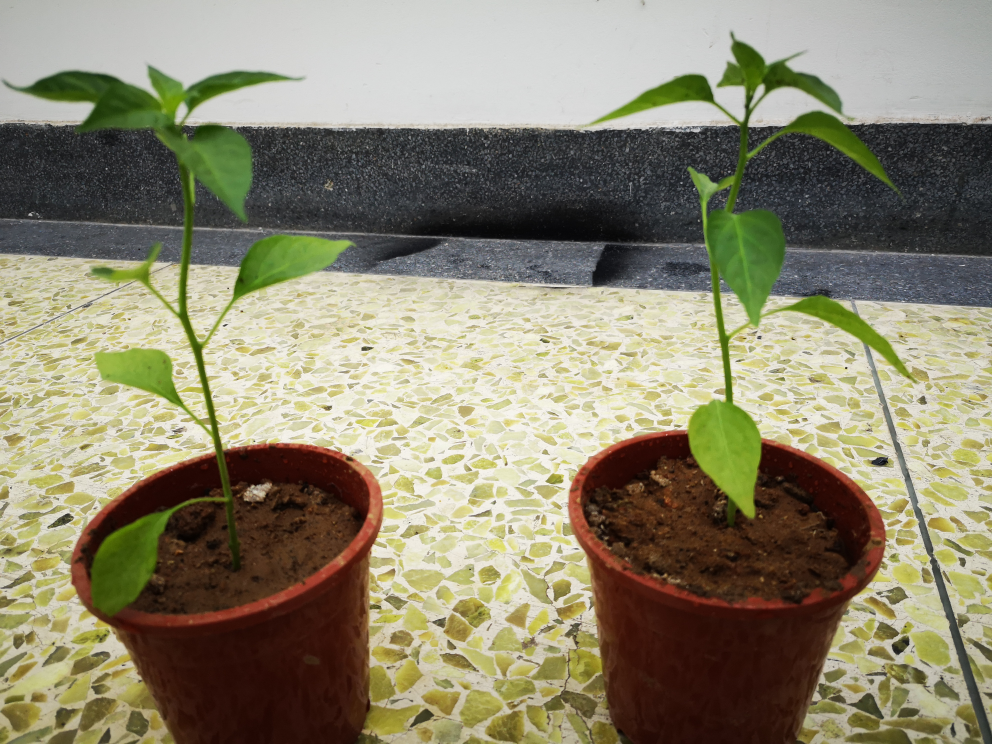
#> input picture image/03.jpg, 3968 x 2976 px (shown at 1/4 size)
$ python find_root.py   (older library calls are emulated)
#> lines starting #> are read from the running program, lines starting #| are printed output that depends on the picture; after the words box and inside, x2 and y2 are one past the last pixel; in counts of white or black regions, pixels touching at a corner belong together
import cv2
import numpy as np
import matplotlib.pyplot as plt
# https://blog.csdn.net/lights_joy/article/details/46291229
box = [23,57,437,706]
src = cv2.imread("image/03.jpg")
#> src is the input picture: shape (2976, 3968, 3); mean B, G, R 110.4, 134.2, 139.6
# src = cv2.GaussianBlur(src, (3, 3), 0)  # 高斯滤波
src = src[box[1]:box[3], box[0]:box[2]]
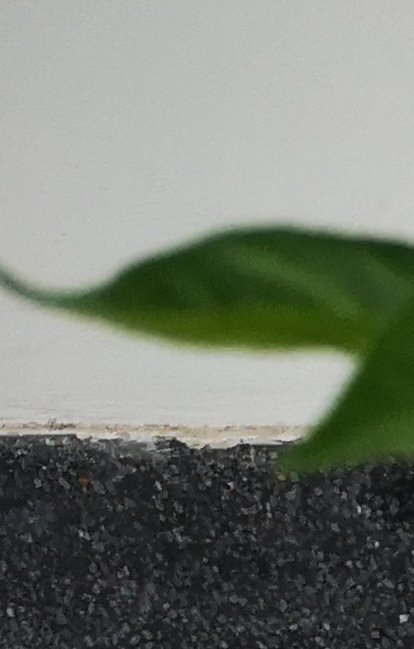
#> src: shape (649, 414, 3); mean B, G, R 115.3, 124.9, 119.6
h, w, _ = src.shape
#> h = 649; w = 414
# src = src[2*h//3:h, 0:w]
fsrc = np.array(src, dtype=np.float32) / 255.0
(b, g, r) = cv2.split(fsrc)
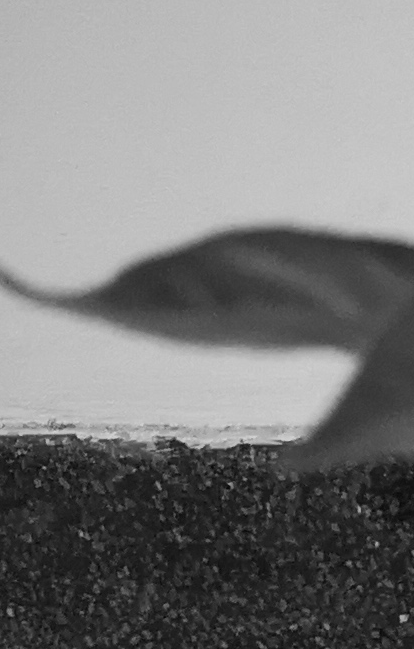
#> g: shape (649, 414) float32; min 0.0235, max 0.839, mean 0.49
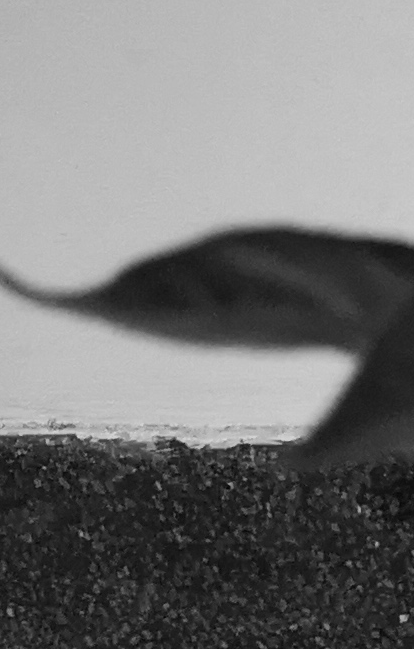
#> r: shape (649, 414) float32; min 0.0196, max 0.867, mean 0.469
gray = 2 * g - b - r
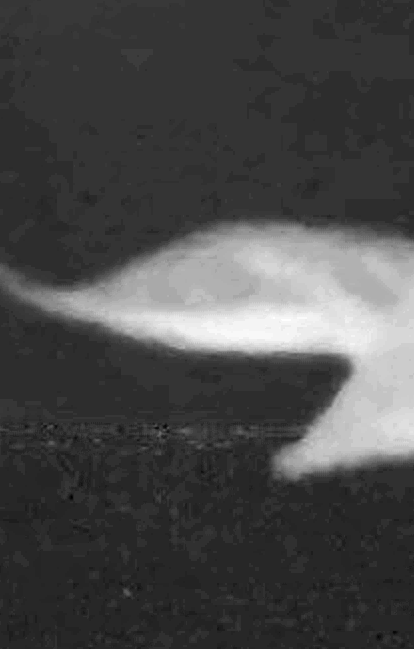
#> gray: shape (649, 414) float32; min -0.0784, max 0.4, mean 0.0585; drawn with min black and max white
(minVal, maxVal, minLoc, maxLoc) = cv2.minMaxLoc(gray)
#> minVal = -0.0784; maxVal = 0.4; minLoc = (71, 496); maxLoc = (273, 317)
gray_u8 = np.array((gray - minVal) / (maxVal - minVal) * 255, dtype=np.uint8)
(thresh, bin_img) = cv2.threshold(np.array(gray_u8, dtype=np.uint8), -1.0, 255, cv2.THRESH_OTSU)
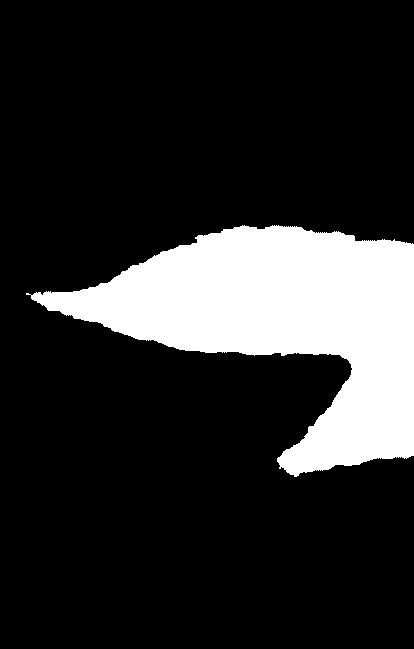
#> bin_img: shape (649, 414); 17.1% white; 1 white region, box (x1, y1, x2, y2) and area: (26, 225, 414, 477) 45857
#> thresh = 119
print(thresh)
#| 119.0
hist = cv2.calcHist([gray], [0], None, [256], [minVal, maxVal])
#> hist = 256 values, max 71946 at index 52, min 0 at index 1, mean 1049.5
plt.plot(hist)
# plt.savefig("curve.svg")
plt.show()
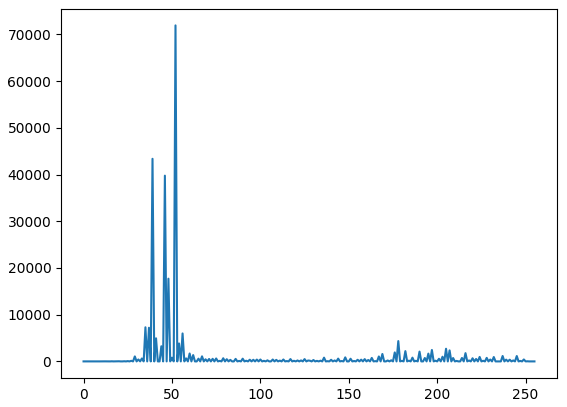
#> figure drawn by matplotlib, 1 panel; curve peaks at x = 52, y = 71946

kernel = cv2.getStructuringElement(cv2.MORPH_RECT, (2, 2))  # 定义结构元素
dilate = cv2.morphologyEx(bin_img, cv2.MORPH_DILATE, kernel)
#> dilate: shape (649, 414); 17.3% white; 1 white region, box (x1, y1, x2, y2) and area: (26, 225, 414, 478) 46453
closing = cv2.morphologyEx(dilate, cv2.MORPH_CLOSE, kernel)
#> closing: shape (649, 414); 17.2% white; 1 white region, box (x1, y1, x2, y2) and area: (27, 226, 414, 479) 46249
opening = cv2.morphologyEx(closing, cv2.MORPH_OPEN, kernel)
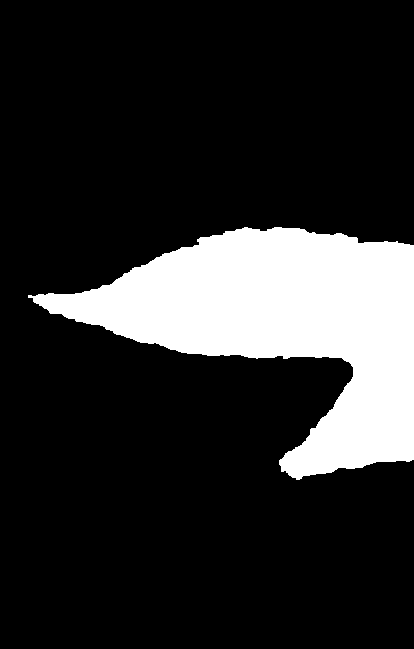
#> opening: shape (649, 414); 17.1% white; 1 white region
contour_img = opening.copy()
_, contours, hierarchy = cv2.findContours(contour_img, cv2.RETR_TREE, cv2.CHAIN_APPROX_NONE)
#> contours = 1 contour; box (x1, y1, x2, y2) and area: (28, 227, 414, 480) 45424
area = []
for j in range(len(contours)):
    area.append(cv2.contourArea(contours[j]))
#> this loop made 1 pass
#> after the loop, area = [45424.5]
max_idx = np.argmax(area)
#> max_idx = 0
max_area = cv2.contourArea(contours[max_idx])
#> max_area = 45424.5
for k in range(len(contours)):
    if k != max_idx:
        cv2.fillPoly(contour_img, [contours[k]], 0)
# for i in range(2):
#     closing = cv2.morphologyEx(closing, cv2.MORPH_DILATE, kernel)
cv2.imshow("origin", bin_img)
cv2.imshow("morph", opening)
cv2.imwrite("morph.jpg", opening)
cv2.imshow("result", contour_img)
# cv2.imshow("result", max_area)
cv2.imwrite("contour.jpg", contour_img)
cv2.waitKey(0)
cv2.destroyAllWindows()

$ run again, with image/04.jpg copied over image/03.jpg
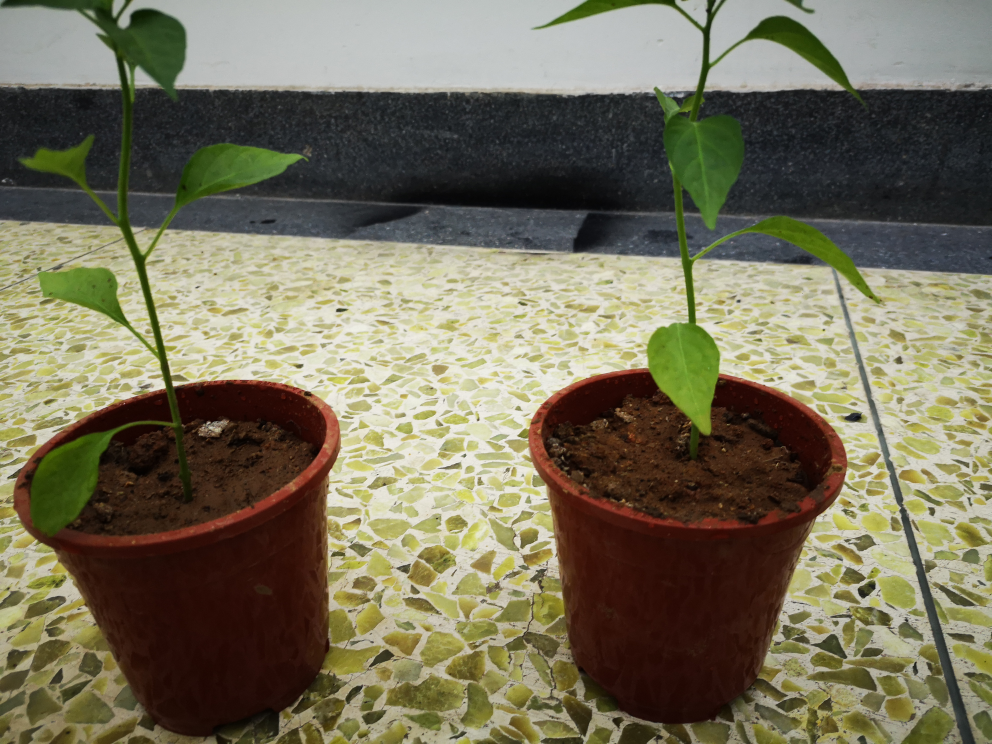
#> input picture image/04.jpg, 3968 x 2976 px (shown at 1/4 size)
#> src is the input picture: shape (2976, 3968, 3); mean B, G, R 89.7, 112.3, 117.7
#> src: shape (649, 414, 3)
#> minVal = -0.0863; maxVal = 0.467; minLoc = (48, 280); maxLoc = (129, 568)
#> `(thresh, bin_img) = cv2.threshold(np.array(gray_u8, dtype=np.uint8), -..`:
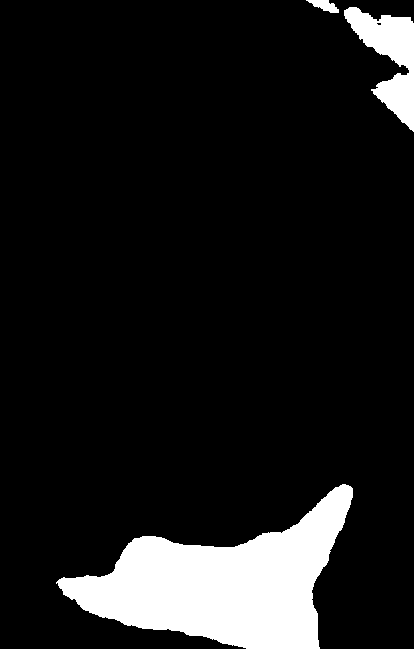
#> bin_img: shape (649, 414); 10.5% white; 3 white regions, box (x1, y1, x2, y2) and area: (56, 484, 353, 649) 24006, (344, 7, 414, 132) 3920, (306, 0, 339, 13) 235
#> thresh = 119
#| 119.0
#> hist = 256 values, max 55228 at index 38, min 0 at index 2, mean 1049.5
#> dilate: shape (649, 414); 10.7% white; 3 white regions, box (x1, y1, x2, y2) and area: (56, 484, 354, 649) 24427, (344, 7, 414, 133) 4065, (306, 0, 340, 14) 284
#> closing: shape (649, 414); 10.7% white; 3 white regions, box (x1, y1, x2, y2) and area: (57, 485, 355, 649) 24351, (345, 8, 414, 133) 3958, (307, 0, 341, 15) 308
#> opening: shape (649, 414); 10.6% white; 3 white regions
#> contours = 3 contours; box (x1, y1, x2, y2) and area: (58, 486, 356, 649) 23890, (346, 9, 414, 133) 3656, (308, 0, 342, 16) 290
#> the loop `for j in range(len(contours)):` made 3 passes
#> after the loop `for j in range(len(contours)):`: area = [23889.5, 3656, 290]
#> max_idx = 0
#> max_area = 23889.5
#> the loop `for k in range(len(contours)):` made 3 passes
#> after the loop `for k in range(len(contours)):`:
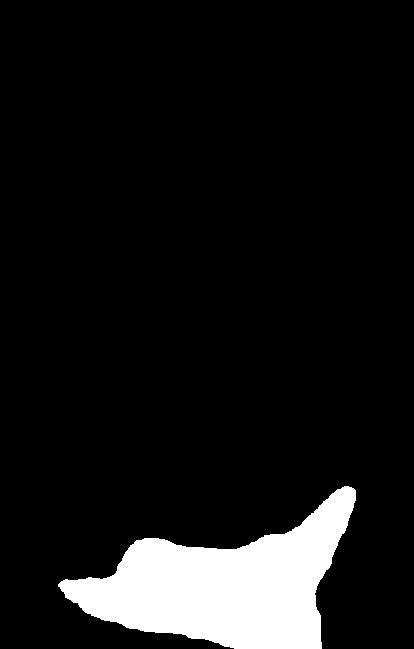
#> contour_img: shape (649, 414); 9% white; 1 white region, box (x1, y1, x2, y2) and area: (58, 486, 356, 649) 24268

$ run again, with image/05.jpg copied over image/03.jpg
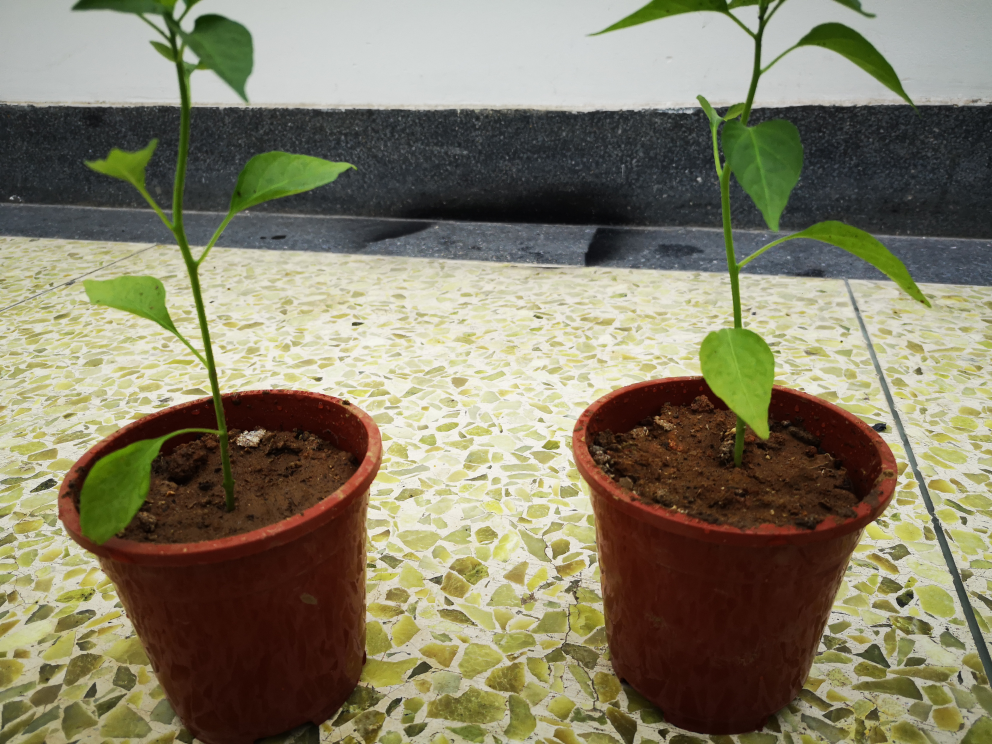
#> input picture image/05.jpg, 3968 x 2976 px (shown at 1/4 size)
#> src is the input picture: shape (2976, 3968, 3); mean B, G, R 102.7, 126.2, 131.8
#> src: shape (649, 414, 3)
#> minVal = -0.153; maxVal = 0.588; minLoc = (339, 549); maxLoc = (413, 580)
#> `(thresh, bin_img) = cv2.threshold(np.array(gray_u8, dtype=np.uint8), -..`:
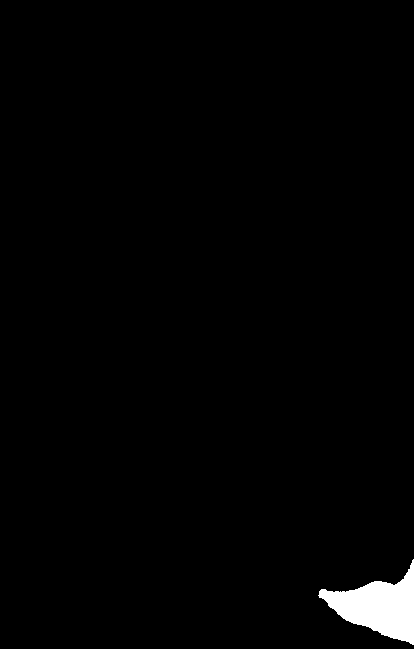
#> bin_img: shape (649, 414); 1.5% white; 1 white region, box (x1, y1, x2, y2) and area: (318, 559, 414, 645) 3931
#> thresh = 132
#| 132.0
#> hist = 256 values, max 94803 at index 59, min 0 at index 1, mean 1049.5
#> dilate: shape (649, 414); 1.5% white; 1 white region, box (x1, y1, x2, y2) and area: (318, 559, 414, 646) 4037
#> closing: shape (649, 414); 1.5% white; 1 white region, box (x1, y1, x2, y2) and area: (319, 561, 414, 647) 3952
#> `opening = cv2.morphologyEx(closing, cv2.MORPH_OPEN, kernel)`:
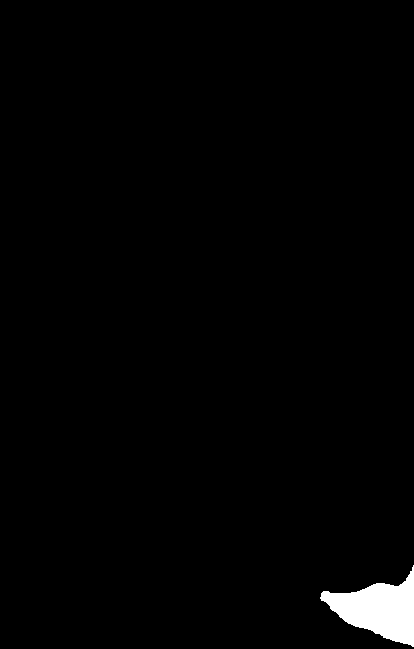
#> opening: shape (649, 414); 1.4% white; 1 white region
#> contours = 1 contour; box (x1, y1, x2, y2) and area: (320, 565, 414, 647) 3722
#> the loop `for j in range(len(contours)):` made 1 pass
#> after the loop `for j in range(len(contours)):`: area = [3722.5]
#> max_idx = 0
#> max_area = 3722.5
#> the loop `for k in range(len(contours)):` made 1 pass
